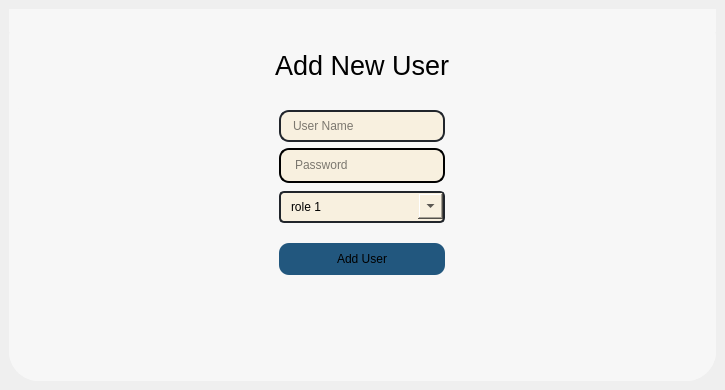
<?xml version="1.0" encoding="UTF-8"?>
<ui version="4.0">
 <class>MainWindow</class>
 <widget class="QMainWindow" name="MainWindow">
  <property name="geometry">
   <rect>
    <x>0</x>
    <y>0</y>
    <width>725</width>
    <height>390</height>
   </rect>
  </property>
  <property name="windowTitle">
   <string>MainWindow</string>
  </property>
  <property name="styleSheet">
   <string notr="true"/>
  </property>
  <widget class="QWidget" name="centralwidget">
   <property name="styleSheet">
    <string notr="true">/* /////////////////////////////////////////////////////////////////////////////////////////////////

SET APP STYLESHEET - FULL STYLES HERE
DARK THEME - DRACULA COLOR BASED

///////////////////////////////////////////////////////////////////////////////////////////////// */


QWidget{
	font: &quot;Segoe UI&quot;;

    border-top-left-radius:30px;
    border-bottom-left-radius:30px;
    border-top-right-radius:30px;
    border-bottom-right-radius:30px;
}

/* /////////////////////////////////////////////////////////////////////////////////////////////////
Tooltip */
QToolTip {
	color: rgb(0,0,0);
	background-color: rgb(255,255,255);
	border: 1px solid rgb(44, 49, 58);
	background-image: none;
	background-position: left center;
    background-repeat: no-repeat;
	border: none;
	border-left: 2px solid rgb(180,180,180);
	text-align: left;
	padding-left: 8px;
	margin: 0px;
}

/* /////////////////////////////////////////////////////////////////////////////////////////////////
Bg App */
#bgApp {	
	background-color: rgb(212,212,212);
	border: 1px solid rgb(44, 49, 58);
}

/* /////////////////////////////////////////////////////////////////////////////////////////////////
Left Menu */
#leftMenuBg {	
	background-color: rgb(33, 37, 43);
}
#topLogo {
	background-color: Transparent;
	background-image: url(:/images/images/images/whiteview.png);
	background-position: centered;
	background-repeat: no-repeat;
}
#titleLeftApp { font: 63 12pt &quot;Segoe UI Semibold&quot;; }
#titleLeftDescription { font: 8pt &quot;Segoe UI&quot;; color: rgb(189, 147, 249); }

/* MENUS */
#topMenu .QPushButton {	
	background-position: left center;
    background-repeat: no-repeat;
	border: none;
	border-left:15px solid transparent;
	background-color: transparent;
	text-align: left;
	padding-left: 44px;

}
#topMenu .QPushButton:hover {
	background-color: rgb(40, 44, 52);
}
#topMenu .QPushButton:pressed {	
	background-color: rgb(189, 147, 249);
	color: rgb(255, 255, 255);
}
#bottomMenu .QPushButton {	
	background-position: left center;
    background-repeat: no-repeat;
	border: none;
	border-left: 20px solid transparent;
	background-color:transparent;
	text-align: left;
	padding-left: 44px;
}
#bottomMenu .QPushButton:hover {
	background-color: rgb(40, 44, 52);
}
#bottomMenu .QPushButton:pressed {	
	background-color: rgb(189, 147, 249);
	color: rgb(255, 255, 255);
}
#leftMenuFrame{
	border-top: 3px solid rgb(44, 49, 58);
}

/* Toggle Button */
#toggleButton {
	background-position: left center;
    background-repeat: no-repeat;
	border: none;
	border-left: 15px solid transparent;

	text-align: left;
	padding-left:44px;
	color: rgb(113, 126, 149);
}
#toggleButton:hover {
	background-color: rgb(40, 44, 52);
}
#toggleButton:pressed {
	background-color: rgb(189, 147, 249);
}

/* Title Menu */
#titleRightInfo { padding-left: 10px; }


/* /////////////////////////////////////////////////////////////////////////////////////////////////
Extra Tab */
#extraLeftBox {	
	background-color: rgb(44, 49, 58);
}
#extraTopBg{	
	background-color: rgb(230,230,230)
}
#extraLeftBox:hover {
	background-color: rgb(40, 44, 52);
}
/* Icon */
#extraIcon {
	background-position: center;
	background-repeat: no-repeat;
	background-image: url(:/icons/images/icons/icon_settings.png);
}

/* Label */

QLabel{
color: rgb(0,0,0);
}

#extraLabel { color: rgb(0,0,0); }

/* Btn Close */
#extraCloseColumnBtn { background-color: rgba(255, 255, 255, 0); border: none;  border-radius: 5px; }
#extraCloseColumnBtn:hover { background-color: rgb(196, 161, 249); border-style: solid; border-radius: 4px; }
#extraCloseColumnBtn:pressed { background-color: rgb(180, 141, 238); border-style: solid; border-radius: 4px; }

/* Extra Content */
#extraContent{
	border-top: 3px solid rgb(40, 44, 52);
}

/* Extra Top Menus */
#extraTopMenu .QPushButton {
background-position: left center;
    background-repeat: no-repeat;
	border: none;
	border-left: 22px solid transparent;
	background-color:transparent;
	text-align: left;
	padding-left: 44px;
}
#extraTopMenu .QPushButton:hover {
	background-color: rgb(40, 44, 52);
}
#extraTopMenu .QPushButton:pressed {	
	background-color: rgb(189, 147, 249);
	color: rgb(255, 255, 255);
}

/* /////////////////////////////////////////////////////////////////////////////////////////////////
Content App */
#contentTopBg{	
	background-color: rgb(33, 37, 43);
}
#contentBottom{
	border-top: 3px solid rgb(44, 49, 58);
}

/* Top Buttons */
#rightButtons .QPushButton { background-color: rgba(255, 255, 255, 0); border: none;  border-radius: 5px; }
#rightButtons .QPushButton:hover { background-color: rgb(44, 49, 57); border-style: solid; border-radius: 4px; }
#rightButtons .QPushButton:pressed { background-color: rgb(23, 26, 30); border-style: solid; border-radius: 4px; }

/* Theme Settings */
#extraRightBox { background-color: rgb(44, 49, 58); }
#themeSettingsTopDetail { background-color: rgb(189, 147, 249); }

/* Bottom Bar */
#bottomBar { background-color: rgb(44, 49, 58); }
#bottomBar QLabel { font-size: 11px; color: rgb(113, 126, 149); padding-left: 10px; padding-right: 10px; padding-bottom: 2px; }

/* CONTENT SETTINGS */
/* MENUS */
#contentSettings .QPushButton {	
	background-position: left center;
    background-repeat: no-repeat;
	border: none;
	border-left: 22px solid transparent;
	background-color:transparent;
	text-align: left;
	padding-left: 44px;
}
#contentSettings .QPushButton:hover {
	background-color: rgb(40, 44, 52);
}
#contentSettings .QPushButton:pressed {	
	background-color: rgb(189, 147, 249);
	color: rgb(255, 255, 255);
}

/* /////////////////////////////////////////////////////////////////////////////////////////////////
QTableWidget */
QTableWidget {	
	padding: 1px;
	border-radius:1px;
	gridline-color: rgb(40,70,160);
	border-bottom: 1px solid rgb(180,180,180);

}
QTableWidget::item{
	border-color: rgb(180,180,108);
	padding-left: 5px;
	padding-right: 5px;
	gridline-color: rgb(180,180,108);
}
QHeaderView::section:horizontal
{
    border: 1px solid rgb(0,0,0);
	padding: 3px;
    background-color: rgb(30,30,30);
	border-top-left-radius: 7px;
    border-top-right-radius: 7px;
	color:rgb(255,255,255);
}
QHeaderView::section:vertical
{
    border: 1px solid rgb(0,0,0);
background-color: rgb(30,30,30);
color:rgb(255,255,255);

    border-top-right-radius: 7px;
}
QTableWidget::item:selected{
	background-color: rgb(70,135,230);
	color : White;
}
/* /////////////////////////////////////////////////////////////////////////////////////////////////
LineEdit */
QLineEdit {
	background-color: rgb(210,210,150);
	border-radius: 5px;
	border: 2px solid rgb(33, 37, 43);
	padding-left: 10px;
	selection-color: rgb(255, 255, 255);
	selection-background-color: rgb(255, 121, 198);
}
QLineEdit:hover {
	border: 2px solid rgb(64, 71, 88);
}
QLineEdit:focus {
	border: 2px solid rgb(91, 101, 124);
}

/* /////////////////////////////////////////////////////////////////////////////////////////////////
PlainTextEdit */
QPlainTextEdit {
	background-color: rgb(27, 29, 35);
	border-radius: 5px;
	padding: 10px;
	selection-color: rgb(255, 255, 255);
	selection-background-color: rgb(255, 121, 198);
}
QPlainTextEdit  QScrollBar:vertical {
    width: 8px;
 }
QPlainTextEdit  QScrollBar:horizontal {
    height: 8px;
 }
QPlainTextEdit:hover {
	border: 2px solid rgb(64, 71, 88);
}
QPlainTextEdit:focus {
	border: 2px solid rgb(91, 101, 124);
}

/* /////////////////////////////////////////////////////////////////////////////////////////////////
ScrollBars */
QScrollBar:horizontal {
    border: none;
    background: rgb(30,30,30);
    height: 8px;
    margin: 0px 21px 0 21px;
	border-radius: 0px;
}
QScrollBar::handle:horizontal {
    background: rgb(40,70,160);
    min-width: 25px;
	border-radius: 4px
}
QScrollBar::add-line:horizontal {
    border: none;
    background: rgb(30,30,30);
    width: 20px;
	border-top-right-radius: 4px;
    border-bottom-right-radius: 4px;
    subcontrol-position: right;
    subcontrol-origin: margin;
}
QScrollBar::sub-line:horizontal {
    border: none;
    background: rgb(55, 63, 77);
    width: 20px;
	border-top-left-radius: 4px;
    border-bottom-left-radius: 4px;
    subcontrol-position: left;
    subcontrol-origin: margin;
}
QScrollBar::up-arrow:horizontal, QScrollBar::down-arrow:horizontal
{
     background: none;
}
QScrollBar::add-page:horizontal, QScrollBar::sub-page:horizontal
{
     background: none;
}
 QScrollBar:vertical {
	border: none;
    background: rgb(52, 59, 72);
    width: 8px;
    margin: 21px 0 21px 0;
	border-radius: 0px;
 }
 QScrollBar::handle:vertical {	
	background: rgb(40,70,160);
    min-height: 25px;
	border-radius: 4px
 }
 QScrollBar::add-line:vertical {
     border: none;
    background: rgb(30,30,30);
     height: 20px;
	border-bottom-left-radius: 4px;
    border-bottom-right-radius: 4px;
     subcontrol-position: bottom;
     subcontrol-origin: margin;
 }
 QScrollBar::sub-line:vertical {
	border: none;
    background: rgb(30,30,30);
     height: 20px;
	border-top-left-radius: 4px;
    border-top-right-radius: 4px;
     subcontrol-position: top;
     subcontrol-origin: margin;
 }
 QScrollBar::up-arrow:vertical, QScrollBar::down-arrow:vertical {
     background: none;
 }

 QScrollBar::add-page:vertical, QScrollBar::sub-page:vertical {
     background: none;
 }

/* /////////////////////////////////////////////////////////////////////////////////////////////////
CheckBox */
QCheckBox::indicator {
    border: 3px solid rgb(52, 59, 72);
	width: 15px;
	height: 15px;
	border-radius: 10px;
    background: rgb(44, 49, 60);
}
QCheckBox::indicator:hover {
    border: 3px solid rgb(58, 66, 81);
}
QCheckBox::indicator:checked {
    background: 3px solid rgb(52, 59, 72);
	border: 3px solid rgb(52, 59, 72);	
	background-image: url(:/icons/images/icons/cil-check-alt.png);
}

/* /////////////////////////////////////////////////////////////////////////////////////////////////
RadioButton */
QRadioButton::indicator {
    border: 3px solid rgb(52, 59, 72);
	width: 15px;
	height: 15px;
	border-radius: 10px;
    background: rgb(44, 49, 60);
}
QRadioButton::indicator:hover {
    border: 3px solid rgb(58, 66, 81);
}
QRadioButton::indicator:checked {
    background: 3px solid rgb(94, 106, 130);
	border: 3px solid rgb(52, 59, 72);	
}


/* /////////////////////////////////////////////////////////////////////////////////////////////////
ComboBox */
QComboBox{
	background-color:#F8F0DF;
	border-radius: 5px;
	border: 2px solid rgb(33, 37, 43);
	padding: 5px;
	padding-left: 10px;
}
QComboBox:hover{
	border: 2px solid rgb(64, 71, 88);
}
QComboBox::drop-down {
/*
	subcontrol-origin: padding;
	subcontrol-position: top right;
	width: 25px; 
	border-left-width: 3px;
	border-left-color: rgba(39, 44, 54, 150);
	border-left-style: solid;
	border-top-right-radius: 3px;
	border-bottom-right-radius: 3px;	
	background-image: url(:/icons/images/icons/cil-arrow-bottom.png);
	background-position: center;
	background-repeat: no-reperat; 
*/
	padding-top:-1px;
    width:25px; /* 16 + 2*1px border-width = 15px padding + 3px parent border */
	height:27px;
 }
QComboBox QAbstractItemView {
	color: rgb(255, 121, 198);	
	background-color: rgb(255, 255, 255);
	padding: 10px;
	selection-background-color: rgb(39, 44, 54);
}

/* /////////////////////////////////////////////////////////////////////////////////////////////////
Sliders */
QSlider::groove:horizontal {
    border-radius: 5px;
    height: 10px;
	margin: 0px;
	background-color: rgb(52, 59, 72);
}
QSlider::groove:horizontal:hover {
	background-color: rgb(55, 62, 76);
}
QSlider::handle:horizontal {
    background-color: rgb(189, 147, 249);
    border: none;
    height: 10px;
    width: 10px;
    margin: 0px;
	border-radius: 5px;
}
QSlider::handle:horizontal:hover {
    background-color: rgb(195, 155, 255);
}
QSlider::handle:horizontal:pressed {
    background-color: rgb(255, 121, 198);
}

QSlider::groove:vertical {
    border-radius: 5px;
    width: 10px;
    margin: 0px;
	background-color: rgb(52, 59, 72);
}
QSlider::groove:vertical:hover {
	background-color: rgb(55, 62, 76);
}
QSlider::handle:vertical {
    background-color: rgb(189, 147, 249);
	border: none;
    height: 10px;
    width: 10px;
    margin: 0px;
	border-radius: 5px;
}
QSlider::handle:vertical:hover {
    background-color: rgb(195, 155, 255);
}
QSlider::handle:vertical:pressed {
    background-color: rgb(255, 121, 198);
}

/* /////////////////////////////////////////////////////////////////////////////////////////////////
CommandLinkButton */
QCommandLinkButton {	
	color: rgb(255, 121, 198);
	border-radius: 5px;
	padding: 5px;
	color: rgb(255, 170, 255);
}
QCommandLinkButton:hover {	
	color: rgb(255, 170, 255);
	background-color: rgb(44, 49, 60);
}
QCommandLinkButton:pressed {	
	color: rgb(189, 147, 249);
	background-color: rgb(52, 58, 71);
}

/* /////////////////////////////////////////////////////////////////////////////////////////////////
Button */
#pagesContainer QPushButton {
	border: 2px solid rgb(52, 59, 72);
	border-radius: 5px;	
	background-color: rgb(52, 59, 72);
	color:rgb(255,255,255);
}
#pagesContainer QPushButton:hover {
	background-color: rgb(57, 65, 80);
	border: 2px solid rgb(61, 70, 86);
}
#pagesContainer QPushButton:pressed {	
	background-color: rgb(35, 40, 49);
	border: 2px solid rgb(43, 50, 61);
}

</string>
   </property>
   <layout class="QVBoxLayout" name="verticalLayout">
    <item>
     <widget class="QFrame" name="frame">
      <property name="styleSheet">
       <string notr="true">background-color:#F7F7F7;</string>
      </property>
      <property name="frameShape">
       <enum>QFrame::StyledPanel</enum>
      </property>
      <property name="frameShadow">
       <enum>QFrame::Raised</enum>
      </property>
      <layout class="QHBoxLayout" name="horizontalLayout">
       <property name="leftMargin">
        <number>0</number>
       </property>
       <property name="topMargin">
        <number>0</number>
       </property>
       <property name="rightMargin">
        <number>0</number>
       </property>
       <property name="bottomMargin">
        <number>0</number>
       </property>
       <item>
        <widget class="QFrame" name="frame_4">
         <property name="minimumSize">
          <size>
           <width>235</width>
           <height>0</height>
          </size>
         </property>
         <property name="frameShape">
          <enum>QFrame::StyledPanel</enum>
         </property>
         <property name="frameShadow">
          <enum>QFrame::Raised</enum>
         </property>
         <layout class="QVBoxLayout" name="verticalLayout_4">
          <property name="leftMargin">
           <number>0</number>
          </property>
          <property name="topMargin">
           <number>0</number>
          </property>
          <property name="rightMargin">
           <number>0</number>
          </property>
          <property name="bottomMargin">
           <number>0</number>
          </property>
          <item>
           <widget class="QFrame" name="frame_2">
            <property name="minimumSize">
             <size>
              <width>0</width>
              <height>23</height>
             </size>
            </property>
            <property name="maximumSize">
             <size>
              <width>16777215</width>
              <height>23</height>
             </size>
            </property>
            <property name="frameShape">
             <enum>QFrame::StyledPanel</enum>
            </property>
            <property name="frameShadow">
             <enum>QFrame::Raised</enum>
            </property>
            <layout class="QHBoxLayout" name="horizontalLayout_2">
             <property name="leftMargin">
              <number>0</number>
             </property>
             <property name="topMargin">
              <number>0</number>
             </property>
             <property name="rightMargin">
              <number>0</number>
             </property>
             <property name="bottomMargin">
              <number>0</number>
             </property>
             <item alignment="Qt::AlignRight">
              <widget class="QPushButton" name="close_btn">
               <property name="cursor">
                <cursorShape>PointingHandCursor</cursorShape>
               </property>
               <property name="styleSheet">
                <string notr="true">QPushButton{

background-color:Transparent;
color:#343431

}

QPushButton::hover
{
transform: scale(1.15);
}</string>
               </property>
               <property name="text">
                <string/>
               </property>
               <property name="icon">
                <iconset>
                 <normaloff>images/x-mark.png</normaloff>images/x-mark.png</iconset>
               </property>
               <property name="checkable">
                <bool>false</bool>
               </property>
              </widget>
             </item>
            </layout>
           </widget>
          </item>
          <item>
           <spacer name="verticalSpacer_4">
            <property name="orientation">
             <enum>Qt::Vertical</enum>
            </property>
            <property name="sizeType">
             <enum>QSizePolicy::Fixed</enum>
            </property>
            <property name="sizeHint" stdset="0">
             <size>
              <width>20</width>
              <height>9</height>
             </size>
            </property>
           </spacer>
          </item>
          <item alignment="Qt::AlignHCenter">
           <widget class="QLabel" name="label">
            <property name="minimumSize">
             <size>
              <width>93</width>
              <height>37</height>
             </size>
            </property>
            <property name="font">
             <font>
              <family>Tahoma</family>
              <pointsize>20</pointsize>
              <weight>50</weight>
              <italic>false</italic>
              <bold>false</bold>
             </font>
            </property>
            <property name="text">
             <string>Add New User</string>
            </property>
           </widget>
          </item>
          <item>
           <spacer name="verticalSpacer">
            <property name="orientation">
             <enum>Qt::Vertical</enum>
            </property>
            <property name="sizeType">
             <enum>QSizePolicy::Fixed</enum>
            </property>
            <property name="sizeHint" stdset="0">
             <size>
              <width>20</width>
              <height>11</height>
             </size>
            </property>
           </spacer>
          </item>
          <item>
           <widget class="QFrame" name="frame_3">
            <property name="minimumSize">
             <size>
              <width>0</width>
              <height>136</height>
             </size>
            </property>
            <property name="frameShape">
             <enum>QFrame::StyledPanel</enum>
            </property>
            <property name="frameShadow">
             <enum>QFrame::Raised</enum>
            </property>
            <widget class="QLineEdit" name="addusername">
             <property name="geometry">
              <rect>
               <x>270</x>
               <y>9</y>
               <width>166</width>
               <height>32</height>
              </rect>
             </property>
             <property name="minimumSize">
              <size>
               <width>166</width>
               <height>32</height>
              </size>
             </property>
             <property name="maximumSize">
              <size>
               <width>166</width>
               <height>16777215</height>
              </size>
             </property>
             <property name="palette">
              <palette>
               <active>
                <colorrole role="Button">
                 <brush brushstyle="SolidPattern">
                  <color alpha="255">
                   <red>248</red>
                   <green>240</green>
                   <blue>223</blue>
                  </color>
                 </brush>
                </colorrole>
                <colorrole role="Base">
                 <brush brushstyle="SolidPattern">
                  <color alpha="255">
                   <red>248</red>
                   <green>240</green>
                   <blue>223</blue>
                  </color>
                 </brush>
                </colorrole>
                <colorrole role="Window">
                 <brush brushstyle="SolidPattern">
                  <color alpha="255">
                   <red>248</red>
                   <green>240</green>
                   <blue>223</blue>
                  </color>
                 </brush>
                </colorrole>
                <colorrole role="Highlight">
                 <brush brushstyle="SolidPattern">
                  <color alpha="255">
                   <red>255</red>
                   <green>121</green>
                   <blue>198</blue>
                  </color>
                 </brush>
                </colorrole>
                <colorrole role="HighlightedText">
                 <brush brushstyle="SolidPattern">
                  <color alpha="255">
                   <red>255</red>
                   <green>255</green>
                   <blue>255</blue>
                  </color>
                 </brush>
                </colorrole>
               </active>
               <inactive>
                <colorrole role="Button">
                 <brush brushstyle="SolidPattern">
                  <color alpha="255">
                   <red>248</red>
                   <green>240</green>
                   <blue>223</blue>
                  </color>
                 </brush>
                </colorrole>
                <colorrole role="Base">
                 <brush brushstyle="SolidPattern">
                  <color alpha="255">
                   <red>248</red>
                   <green>240</green>
                   <blue>223</blue>
                  </color>
                 </brush>
                </colorrole>
                <colorrole role="Window">
                 <brush brushstyle="SolidPattern">
                  <color alpha="255">
                   <red>248</red>
                   <green>240</green>
                   <blue>223</blue>
                  </color>
                 </brush>
                </colorrole>
                <colorrole role="Highlight">
                 <brush brushstyle="SolidPattern">
                  <color alpha="255">
                   <red>255</red>
                   <green>121</green>
                   <blue>198</blue>
                  </color>
                 </brush>
                </colorrole>
                <colorrole role="HighlightedText">
                 <brush brushstyle="SolidPattern">
                  <color alpha="255">
                   <red>255</red>
                   <green>255</green>
                   <blue>255</blue>
                  </color>
                 </brush>
                </colorrole>
               </inactive>
               <disabled>
                <colorrole role="Button">
                 <brush brushstyle="SolidPattern">
                  <color alpha="255">
                   <red>248</red>
                   <green>240</green>
                   <blue>223</blue>
                  </color>
                 </brush>
                </colorrole>
                <colorrole role="Base">
                 <brush brushstyle="SolidPattern">
                  <color alpha="255">
                   <red>248</red>
                   <green>240</green>
                   <blue>223</blue>
                  </color>
                 </brush>
                </colorrole>
                <colorrole role="Window">
                 <brush brushstyle="SolidPattern">
                  <color alpha="255">
                   <red>248</red>
                   <green>240</green>
                   <blue>223</blue>
                  </color>
                 </brush>
                </colorrole>
                <colorrole role="Highlight">
                 <brush brushstyle="SolidPattern">
                  <color alpha="255">
                   <red>255</red>
                   <green>121</green>
                   <blue>198</blue>
                  </color>
                 </brush>
                </colorrole>
                <colorrole role="HighlightedText">
                 <brush brushstyle="SolidPattern">
                  <color alpha="255">
                   <red>255</red>
                   <green>255</green>
                   <blue>255</blue>
                  </color>
                 </brush>
                </colorrole>
               </disabled>
              </palette>
             </property>
             <property name="styleSheet">
              <string notr="true">border-radius:10px;
background-color:#F8F0DF</string>
             </property>
             <property name="placeholderText">
              <string>User Name</string>
             </property>
            </widget>
            <widget class="QFrame" name="frame_5">
             <property name="geometry">
              <rect>
               <x>270</x>
               <y>47</y>
               <width>166</width>
               <height>35</height>
              </rect>
             </property>
             <property name="minimumSize">
              <size>
               <width>166</width>
               <height>0</height>
              </size>
             </property>
             <property name="maximumSize">
              <size>
               <width>166</width>
               <height>35</height>
              </size>
             </property>
             <property name="styleSheet">
              <string notr="true">background-color:#F8F0DF;
border: 2px solid black;
border-radius:10px;</string>
             </property>
             <property name="frameShape">
              <enum>QFrame::StyledPanel</enum>
             </property>
             <property name="frameShadow">
              <enum>QFrame::Raised</enum>
             </property>
             <widget class="QLineEdit" name="adduserpass">
              <property name="geometry">
               <rect>
                <x>2</x>
                <y>1</y>
                <width>150</width>
                <height>32</height>
               </rect>
              </property>
              <property name="minimumSize">
               <size>
                <width>150</width>
                <height>32</height>
               </size>
              </property>
              <property name="maximumSize">
               <size>
                <width>150</width>
                <height>16777215</height>
               </size>
              </property>
              <property name="palette">
               <palette>
                <active>
                 <colorrole role="Button">
                  <brush brushstyle="SolidPattern">
                   <color alpha="255">
                    <red>248</red>
                    <green>240</green>
                    <blue>223</blue>
                   </color>
                  </brush>
                 </colorrole>
                 <colorrole role="Base">
                  <brush brushstyle="SolidPattern">
                   <color alpha="255">
                    <red>248</red>
                    <green>240</green>
                    <blue>223</blue>
                   </color>
                  </brush>
                 </colorrole>
                 <colorrole role="Window">
                  <brush brushstyle="SolidPattern">
                   <color alpha="255">
                    <red>248</red>
                    <green>240</green>
                    <blue>223</blue>
                   </color>
                  </brush>
                 </colorrole>
                 <colorrole role="Highlight">
                  <brush brushstyle="SolidPattern">
                   <color alpha="255">
                    <red>255</red>
                    <green>121</green>
                    <blue>198</blue>
                   </color>
                  </brush>
                 </colorrole>
                 <colorrole role="HighlightedText">
                  <brush brushstyle="SolidPattern">
                   <color alpha="255">
                    <red>255</red>
                    <green>255</green>
                    <blue>255</blue>
                   </color>
                  </brush>
                 </colorrole>
                </active>
                <inactive>
                 <colorrole role="Button">
                  <brush brushstyle="SolidPattern">
                   <color alpha="255">
                    <red>248</red>
                    <green>240</green>
                    <blue>223</blue>
                   </color>
                  </brush>
                 </colorrole>
                 <colorrole role="Base">
                  <brush brushstyle="SolidPattern">
                   <color alpha="255">
                    <red>248</red>
                    <green>240</green>
                    <blue>223</blue>
                   </color>
                  </brush>
                 </colorrole>
                 <colorrole role="Window">
                  <brush brushstyle="SolidPattern">
                   <color alpha="255">
                    <red>248</red>
                    <green>240</green>
                    <blue>223</blue>
                   </color>
                  </brush>
                 </colorrole>
                 <colorrole role="Highlight">
                  <brush brushstyle="SolidPattern">
                   <color alpha="255">
                    <red>255</red>
                    <green>121</green>
                    <blue>198</blue>
                   </color>
                  </brush>
                 </colorrole>
                 <colorrole role="HighlightedText">
                  <brush brushstyle="SolidPattern">
                   <color alpha="255">
                    <red>255</red>
                    <green>255</green>
                    <blue>255</blue>
                   </color>
                  </brush>
                 </colorrole>
                </inactive>
                <disabled>
                 <colorrole role="Button">
                  <brush brushstyle="SolidPattern">
                   <color alpha="255">
                    <red>248</red>
                    <green>240</green>
                    <blue>223</blue>
                   </color>
                  </brush>
                 </colorrole>
                 <colorrole role="Base">
                  <brush brushstyle="SolidPattern">
                   <color alpha="255">
                    <red>248</red>
                    <green>240</green>
                    <blue>223</blue>
                   </color>
                  </brush>
                 </colorrole>
                 <colorrole role="Window">
                  <brush brushstyle="SolidPattern">
                   <color alpha="255">
                    <red>248</red>
                    <green>240</green>
                    <blue>223</blue>
                   </color>
                  </brush>
                 </colorrole>
                 <colorrole role="Highlight">
                  <brush brushstyle="SolidPattern">
                   <color alpha="255">
                    <red>255</red>
                    <green>121</green>
                    <blue>198</blue>
                   </color>
                  </brush>
                 </colorrole>
                 <colorrole role="HighlightedText">
                  <brush brushstyle="SolidPattern">
                   <color alpha="255">
                    <red>255</red>
                    <green>255</green>
                    <blue>255</blue>
                   </color>
                  </brush>
                 </colorrole>
                </disabled>
               </palette>
              </property>
              <property name="styleSheet">
               <string notr="true">border-radius:10px;
background-color:#F8F0DF;
lineedit-password-character: 9679;
border-color:Transparent</string>
              </property>
              <property name="echoMode">
               <enum>QLineEdit::Password</enum>
              </property>
              <property name="cursorPosition">
               <number>0</number>
              </property>
              <property name="placeholderText">
               <string>Password</string>
              </property>
             </widget>
             <widget class="QPushButton" name="show_pass">
              <property name="geometry">
               <rect>
                <x>135</x>
                <y>5</y>
                <width>25</width>
                <height>25</height>
               </rect>
              </property>
              <property name="minimumSize">
               <size>
                <width>25</width>
                <height>25</height>
               </size>
              </property>
              <property name="maximumSize">
               <size>
                <width>20</width>
                <height>20</height>
               </size>
              </property>
              <property name="styleSheet">
               <string notr="true">border-color:Transparent;</string>
              </property>
              <property name="text">
               <string/>
              </property>
              <property name="icon">
               <iconset>
                <normaloff>images/hidden.png</normaloff>images/hidden.png</iconset>
              </property>
             </widget>
            </widget>
            <widget class="QComboBox" name="adduserrole_combo">
             <property name="geometry">
              <rect>
               <x>270</x>
               <y>90</y>
               <width>166</width>
               <height>32</height>
              </rect>
             </property>
             <property name="minimumSize">
              <size>
               <width>166</width>
               <height>32</height>
              </size>
             </property>
             <property name="maximumSize">
              <size>
               <width>166</width>
               <height>32</height>
              </size>
             </property>
             <property name="styleSheet">
              <string notr="true">background-color:#F8F0DF;</string>
             </property>
             <item>
              <property name="text">
               <string>role 1</string>
              </property>
             </item>
             <item>
              <property name="text">
               <string>role 2</string>
              </property>
             </item>
             <item>
              <property name="text">
               <string>role 3</string>
              </property>
             </item>
            </widget>
           </widget>
          </item>
          <item alignment="Qt::AlignHCenter">
           <widget class="QPushButton" name="login_btn">
            <property name="minimumSize">
             <size>
              <width>166</width>
              <height>32</height>
             </size>
            </property>
            <property name="maximumSize">
             <size>
              <width>166</width>
              <height>32</height>
             </size>
            </property>
            <property name="cursor">
             <cursorShape>PointingHandCursor</cursorShape>
            </property>
            <property name="styleSheet">
             <string notr="true">border-radius:10px;
background-color:#22577E;</string>
            </property>
            <property name="text">
             <string>Add User</string>
            </property>
           </widget>
          </item>
          <item>
           <spacer name="verticalSpacer_2">
            <property name="orientation">
             <enum>Qt::Vertical</enum>
            </property>
            <property name="sizeType">
             <enum>QSizePolicy::Fixed</enum>
            </property>
            <property name="sizeHint" stdset="0">
             <size>
              <width>6</width>
              <height>15</height>
             </size>
            </property>
           </spacer>
          </item>
          <item alignment="Qt::AlignHCenter">
           <widget class="QLabel" name="adduser_message">
            <property name="font">
             <font>
              <pointsize>12</pointsize>
              <weight>50</weight>
              <italic>false</italic>
              <bold>false</bold>
             </font>
            </property>
            <property name="text">
             <string/>
            </property>
           </widget>
          </item>
          <item>
           <spacer name="verticalSpacer_3">
            <property name="orientation">
             <enum>Qt::Vertical</enum>
            </property>
            <property name="sizeHint" stdset="0">
             <size>
              <width>13</width>
              <height>9</height>
             </size>
            </property>
           </spacer>
          </item>
         </layout>
         <zorder>label</zorder>
         <zorder>login_btn</zorder>
         <zorder>adduser_message</zorder>
         <zorder>frame_2</zorder>
         <zorder>frame_3</zorder>
        </widget>
       </item>
      </layout>
     </widget>
    </item>
   </layout>
  </widget>
 </widget>
 <resources/>
 <connections/>
</ui>
